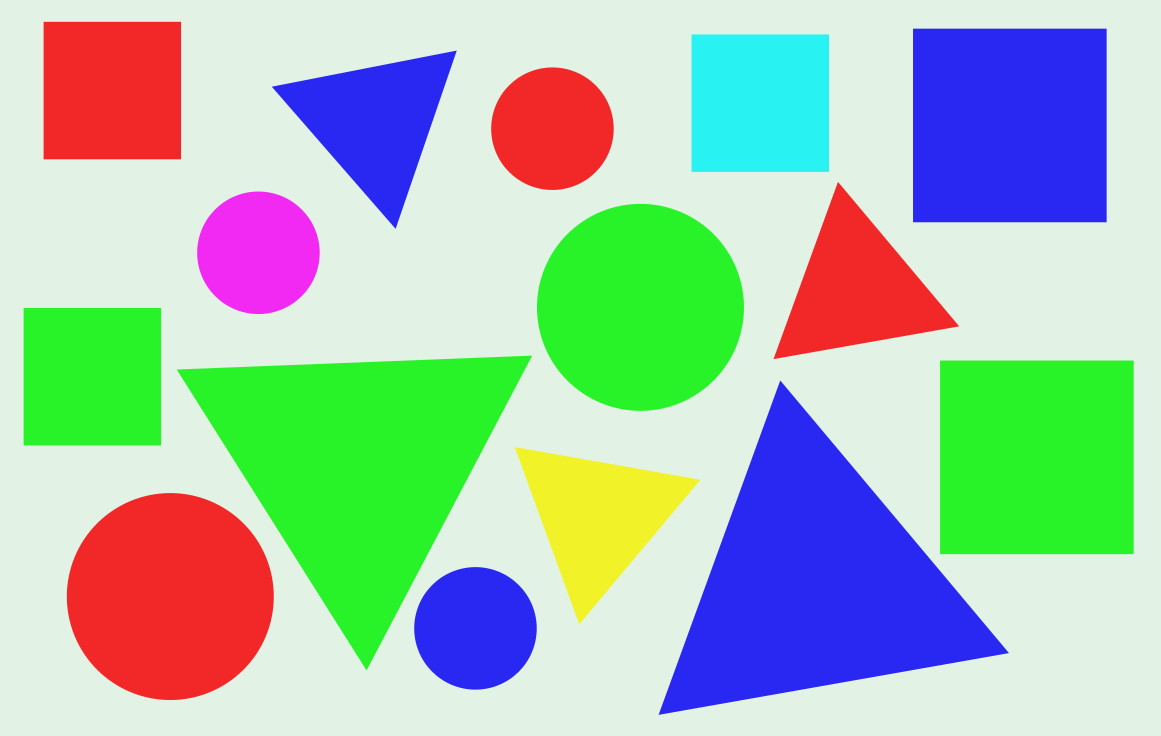
#> input picture assets/professors_ref_imgs/shapes.png, 2322 x 1472 px, found by its file name (shown at 1/2 size)
$ python masking.py
#> lines starting #> are read from the running program, lines starting #| are printed output that depends on the picture; after the words box and inside, x2 and y2 are one past the last pixel; in counts of white or black regions, pixels touching at a corner belong together
"""color based masking"""
import cv2
import numpy as np


img = cv2.imread("assets/professors_ref_imgs/shapes.png")
#> img is the input picture: shape (1472, 2322, 3); mean B, G, R 177.7, 192.1, 166.4
img_fit = cv2.resize(img, (800, 600))
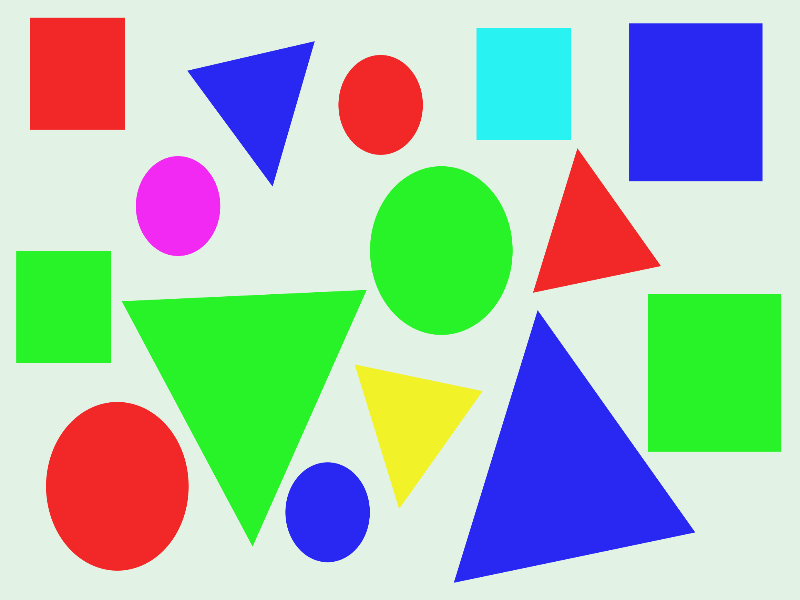
#> img_fit: shape (600, 800, 3); mean B, G, R 177.7, 192.1, 166.4
#cv2.imshow("Image", img_fit)
#cv2.waitKey(0)
while True:
    hvs_img = cv2.cvtColor(img_fit, cv2.COLOR_BGR2HSV)
#> hvs_img: shape (600, 800, 3); mean H, S, V 66.4, 106.4, 242
    lower_red = np.array([0, 100, 100])
    upper_red = np.array([10, 255, 255])
    mask = cv2.inRange(hvs_img, lower_red, upper_red)
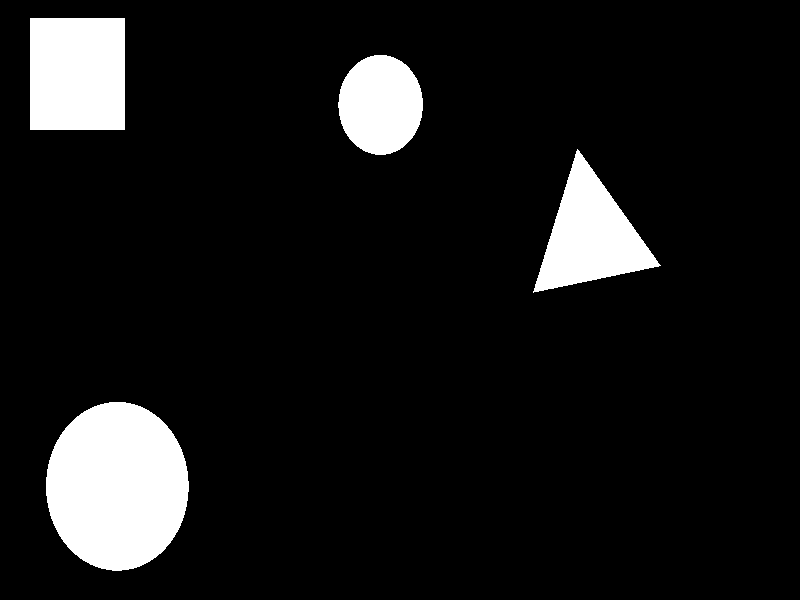
#> mask: shape (600, 800); 9.3% white; 4 white regions, box (x1, y1, x2, y2) and area: (46, 402, 189, 571) 18915, (30, 18, 125, 130) 10640, (533, 149, 661, 293) 8657, (338, 55, 423, 155) 6633
    #fancy way: using contours to find the shapes in the image and draw bounding boxes around them, filtering out small contours to avoid noise
    """contours, _ = cv2.findContours(mask, cv2.RETR_TREE, cv2.CHAIN_APPROX_SIMPLE)
    for contour in contours:
        if cv2.contourArea(contour)>1000:  # Filter small contours
            x, y, w, h = cv2.boundingRect(contour)
            cv2.rectangle(img_fit, (x, y), (x + w, y + h), (0, 0, 0), 1)
            cv2.imshow("Image", img_fit)
    if cv2.waitKey(1) & 0xFF == ord('q'):
        break
        """
    #simple way: overlay the mask on the original image to highlight the detected shapes in red
    result = cv2.bitwise_and(img_fit, img_fit, mask=mask)
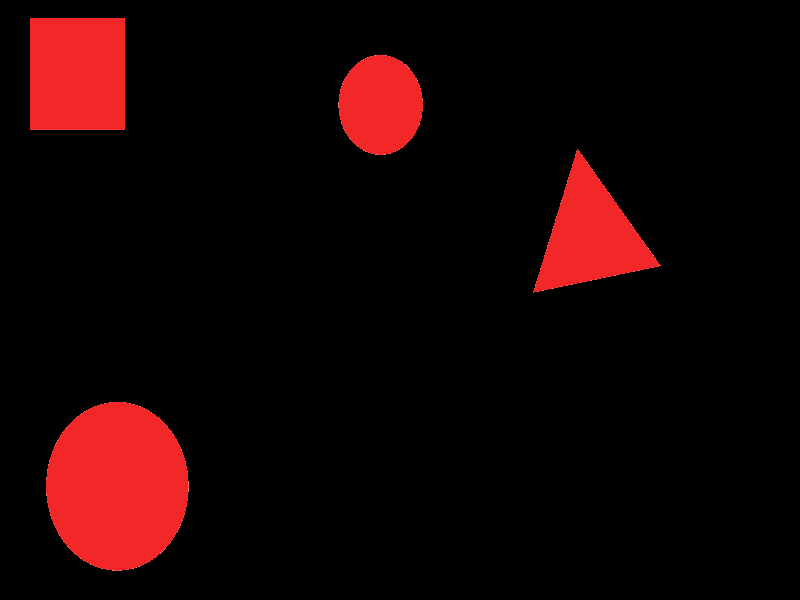
#> result: shape (600, 800, 3); mean B, G, R 3.8, 3.8, 22.6
    # save the result image and display it along with the mask and the original image, allowing the user to press 'q' to exit the display windows
    result_vs_original = cv2.hconcat([img_fit, result])  # Concatenate original and result images side by side
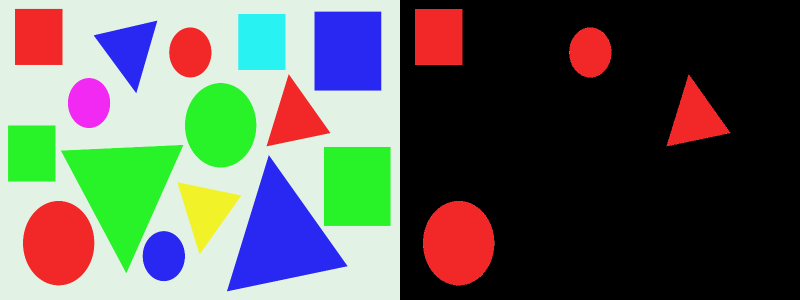
#> result_vs_original: shape (600, 1600, 3) (shown at 1/2 size); mean B, G, R 90.7, 97.9, 94.5
    cv2.imshow("Result vs Original", result_vs_original)  # Display the concatenated image
    cv2.imwrite("Results/object_detection/red_shapes.png", result_vs_original)  # Save the result image
    cv2.imshow("Image", result)
    cv2.imshow("Mask", mask)
    cv2.imshow("Original Image", img_fit)
    if cv2.waitKey(1) & 0xFF == ord('q'):
#> (key q is pressed here)
        break
cv2.destroyAllWindows()
